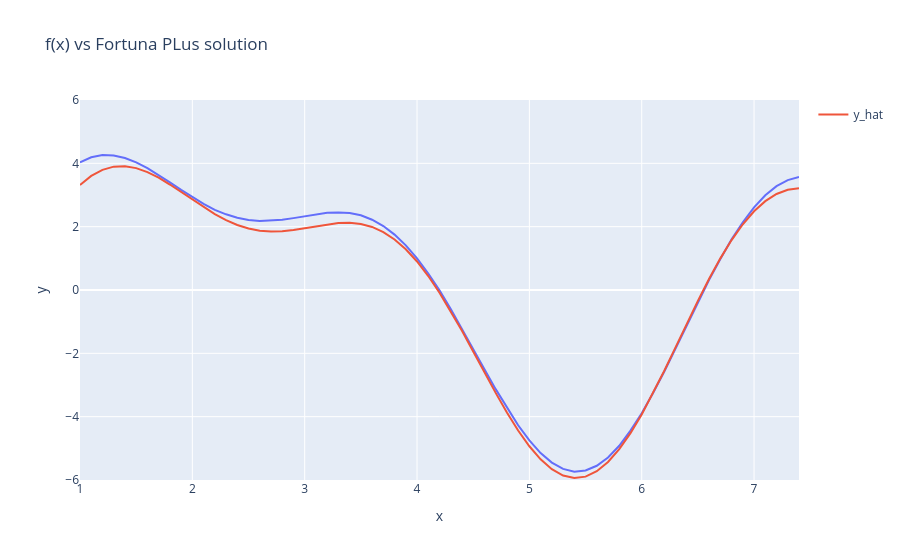

Here is the notebook cell this chart was saved with:
### Markdown cell above
### What changes did i make? and why?

I changed the generation of the theta parameters,

now we save the best theta and generates paramethers aroud that value.
New_theta = Best_theta + normal distribution (sigma).
so we try to guess near the solution.
the changes improve some tries but it looks like sometimes it get stuck in local minimuns or dont have enough precision to guess the correct paramethers.

Also after doing that i modified the sigma paramethers so we generate at first big changes with a big sigma. 
and a linear decay of the sigma to fit/finetune the model at the end steps.
with that we get better error scores.




### how did i measure the efficiency of the changes?

if we get a lower final error that means the changes are good.

### Code cell
%%time
# the magic %%time has to be the first line in the cell, and reports the total exec time of the cell.

import random
import numpy as np
import plotly.express as px
import tqdm


def predict(x, theta):
    # change to sum of 3 sin() terms. 
    # use np.sin() and not math.sin().
    y = sum(theta[3*k] * np.sin(theta[3*k+1] * (x + theta[3*k+2])) for k in range(3))
    return y # this is the model


def sample_theta(size_of_theta, best_theta=None, iteration=1, max_iters=100000):
    # linear decay of sigma, from 4.0 to 0.01
    progress = iteration / max_iters
    
    sigma = 4.0 - 3.99 * progress
    
    #print (f"Iteration {iteration}/{max_iters}, sigma: {sigma:.4f}")


    if best_theta is None:
        return np.random.uniform(-4, 4, size=size_of_theta)
    
    
    #we generate the noise with a normal distribution and add it tho the best theta
    noise = np.random.normal(0, sigma / 2.0, size=size_of_theta)
    theta = best_theta.copy()
    theta += noise
    
    # clip the values of theta to be between -4 and 4, to avoid extreme values
    return np.clip(theta, -4.0, 4.0)


def get_loss(y_hat, ys):
    # No change needed, returns quadratic loss.
    loss = ((y_hat - ys)**2).sum()
    return loss

xs = np.array([1.0, 1.1, 1.2, 1.3, 1.4, 1.5, 1.6, 1.7, 1.8, 1.9, 2.0, 2.1, 2.2, 2.3, 2.4, 2.5, 2.6, 2.7, 2.8, 2.9, 3.0, 3.1, 3.2, 3.3, 3.4, 3.5, 3.6, 3.7, 3.8, 3.9, 4.0, 4.1, 4.2, 4.3, 4.4, 4.5, 4.6, 4.7, 4.8, 4.9, 5.0, 5.1, 5.2, 5.3, 5.4, 5.5, 5.6, 5.7, 5.8, 5.9, 6.0, 6.1, 6.2, 6.3, 6.4, 6.5, 6.6, 6.7, 6.8, 6.9, 7.0, 7.1, 7.2, 7.3, 7.4])
ys = np.array([4.03, 4.19, 4.26, 4.25, 4.17, 4.03, 3.85, 3.63, 3.40, 3.16, 2.93, 2.72, 2.53, 2.39, 2.28, 2.21, 2.18, 2.19, 2.22, 2.27, 2.33, 2.39, 2.44, 2.45, 2.43, 2.36, 2.22, 2.02, 1.75, 1.41, 1.00, 0.52, -0.01, -0.60, -1.22, -1.86, -2.50, -3.13, -3.72, -4.27, -4.75, -5.15, -5.45, -5.65, -5.74, -5.70, -5.55, -5.29, -4.92, -4.44, -3.89, -3.26, -2.58, -1.86, -1.12, -0.39, 0.32, 0.98, 1.60, 2.14, 2.61, 2.99, 3.28, 3.47, 3.57])

# 
ys_h_1 = np.array([15.98, 21.42, 24.1, 23.87, 21.0, 16.11, 10.06, 3.79, -1.8, -6.01, -8.39, -8.82, -7.47, -4.77, -1.3, 2.31, 5.49, 7.81, 9.04, 9.18, 8.44, 7.15, 5.72, 4.54, 3.89, 3.9, 4.52, 5.54, 6.63, 7.39, 7.49, 6.7, 4.97, 2.44, -0.54, -3.48, -5.8, -6.98, -6.61, -4.51, -0.79, 4.2, 9.8, 15.21, 19.57, 22.09, 22.2, 19.63, 14.52, 7.41, -0.83, -9.07, -16.11, -20.83, -22.36, -20.27, -14.59, -5.91, 4.72, 15.9, 26.06, 33.69, 37.58, 36.94, 31.64])
ys_h_2 = np.array([[5.87, 5.83, 5.74, 5.62, 5.48, 16.58, 18.21, 18.49, 17.54, 15.54, 4.15, 3.9, 3.65, 3.42, 3.2, -1.9, -3.32, -3.97, -3.91, -3.27, 2.38, 2.36, 2.39, 2.46, 2.57, 2.2, 1.93, 1.22, 0.17, -1.06, 4.18, 4.59, 5.04, 5.52, 6.02, -1.49, 0.74, 3.55, 6.75, 10.06, 9.39, 9.95, 10.5, 11.02, 11.52, 16.0, 12.82, 8.47, 3.21, -2.62, 13.61, 13.76, 13.84, 13.84, 13.77, -24.16, -22.03, -17.9, -11.95, -4.55, 11.63, 10.99, 10.27, 9.47, 8.61]])

# change to the size of theta ( 9 ) (for h(x) how many parameters does it have?)
n_params = 9
n_trials = 100
average_loss = 0.0

for i in range(n_trials):  # train 100 models and take the average
    best_loss = float('inf')
    best_theta = sample_theta(n_params, best_theta=None, iteration=1, max_iters=100000)

    for _ in tqdm.tqdm(range(100000)): 
        curr_theta = sample_theta(n_params, best_theta=best_theta, iteration=_+1, max_iters=100000)
        y_hat = predict(xs, curr_theta)
        curr_loss = get_loss(y_hat, ys)

        if best_loss > curr_loss:
            best_loss = curr_loss
            best_theta = curr_theta
    average_loss += best_loss
    print(f"Model {i+1}/{n_trials}: best loss: {best_loss}, theta: {best_theta}")
average_loss = average_loss/n_trials          
        
print("Average loss:", average_loss)
print("theta:", best_theta)    
    
    
fig = px.line(x=xs, y=ys, title="f(x) vs Fortuna PLus solution")
fig.add_scatter(x=xs, y=predict(xs, best_theta), mode='lines', name="y_hat")
fig.update_layout(xaxis_range=[xs.min(),xs.max()], yaxis_range=[-6,6])
fig.show()


# to get a solid estimate -> you should train at least 100 models and take the average performance.

### Figure 1 — Plotly figure (JSON) as saved in the notebook; plotly's stock layout.template omitted (floating-point values rounded to 4 significant figures)
{"data": [{"hovertemplate": "x=%{x}<br>y=%{y}<extra></extra>", "legendgroup": "", "line": {"color": "#636efa", "dash": "solid"}, "marker": {"symbol": "circle"}, "mode": "lines", "name": "", "orientation": "v", "showlegend": false, "type": "scatter", "x": [1, 1.1, 1.2, 1.3, 1.4, 1.5, 1.6, 1.7, 1.8, 1.9, 2, 2.1, 2.2, 2.3, 2.4, 2.5, 2.6, 2.7, 2.8, 2.9, 3, 3.1, 3.2, 3.3, 3.4, 3.5, 3.6, 3.7, 3.8, 3.9, 4, 4.1, 4.2, 4.3, 4.4, 4.5, 4.6, 4.7, 4.8, 4.9, 5, 5.1, 5.2, 5.3, 5.4, 5.5, 5.6, 5.7, 5.8, 5.9, 6, 6.1, 6.2, 6.3, 6.4, 6.5, 6.6, 6.7, 6.8, 6.9, 7, 7.1, 7.2, 7.3, 7.4], "xaxis": "x", "y": [4.03, 4.19, 4.26, 4.25, 4.17, 4.03, 3.85, 3.63, 3.4, 3.16, 2.93, 2.72, 2.53, 2.39, 2.28, 2.21, 2.18, 2.19, 2.22, 2.27, 2.33, 2.39, 2.44, 2.45, 2.43, 2.36, 2.22, 2.02, 1.75, 1.41, 1, 0.52, -0.01, -0.6, -1.22, -1.86, -2.5, -3.13, -3.72, -4.27, -4.75, -5.15, -5.45, -5.65, -5.74, -5.7, -5.55, -5.29, -4.92, -4.44, -3.89, -3.26, -2.58, -1.86, -1.12, -0.39, 0.32, 0.98, 1.6, 2.14, 2.61, 2.99, 3.28, 3.47, 3.57], "yaxis": "y"}, {"mode": "lines", "name": "y_hat", "type": "scatter", "x": [1, 1.1, 1.2, 1.3, 1.4, 1.5, 1.6, 1.7, 1.8, 1.9, 2, 2.1, 2.2, 2.3, 2.4, 2.5, 2.6, 2.7, 2.8, 2.9, 3, 3.1, 3.2, 3.3, 3.4, 3.5, 3.6, 3.7, 3.8, 3.9, 4, 4.1, 4.2, 4.3, 4.4, 4.5, 4.6, 4.7, 4.8, 4.9, 5, 5.1, 5.2, 5.3, 5.4, 5.5, 5.6, 5.7, 5.8, 5.9, 6, 6.1, 6.2, 6.3, 6.4, 6.5, 6.6, 6.7, 6.8, 6.9, 7, 7.1, 7.2, 7.3, 7.4], "y": [3.318, 3.604, 3.795, 3.895, 3.91, 3.849, 3.723, 3.545, 3.331, 3.094, 2.851, 2.614, 2.396, 2.206, 2.053, 1.942, 1.873, 1.846, 1.854, 1.893, 1.95, 2.015, 2.075, 2.115, 2.123, 2.085, 1.991, 1.83, 1.597, 1.287, 0.9009, 0.4416, -0.08387, -0.6653, -1.289, -1.94, -2.6, -3.249, -3.867, -4.436, -4.935, -5.348, -5.66, -5.86, -5.939, -5.893, -5.723, -5.431, -5.026, -4.52, -3.928, -3.267, -2.557, -1.819, -1.074, -0.3432, 0.3537, 0.9989, 1.577, 2.076, 2.487, 2.806, 3.031, 3.166, 3.216]}], "layout": {"legend": {"tracegroupgap": 0}, "title": {"text": "f(x) vs Fortuna PLus solution"}, "xaxis": {"anchor": "y", "domain": [0, 1], "range": [1, 7.4], "title": {"text": "x"}}, "yaxis": {"anchor": "x", "domain": [0, 1], "range": [-6, 6], "title": {"text": "y"}}}}
